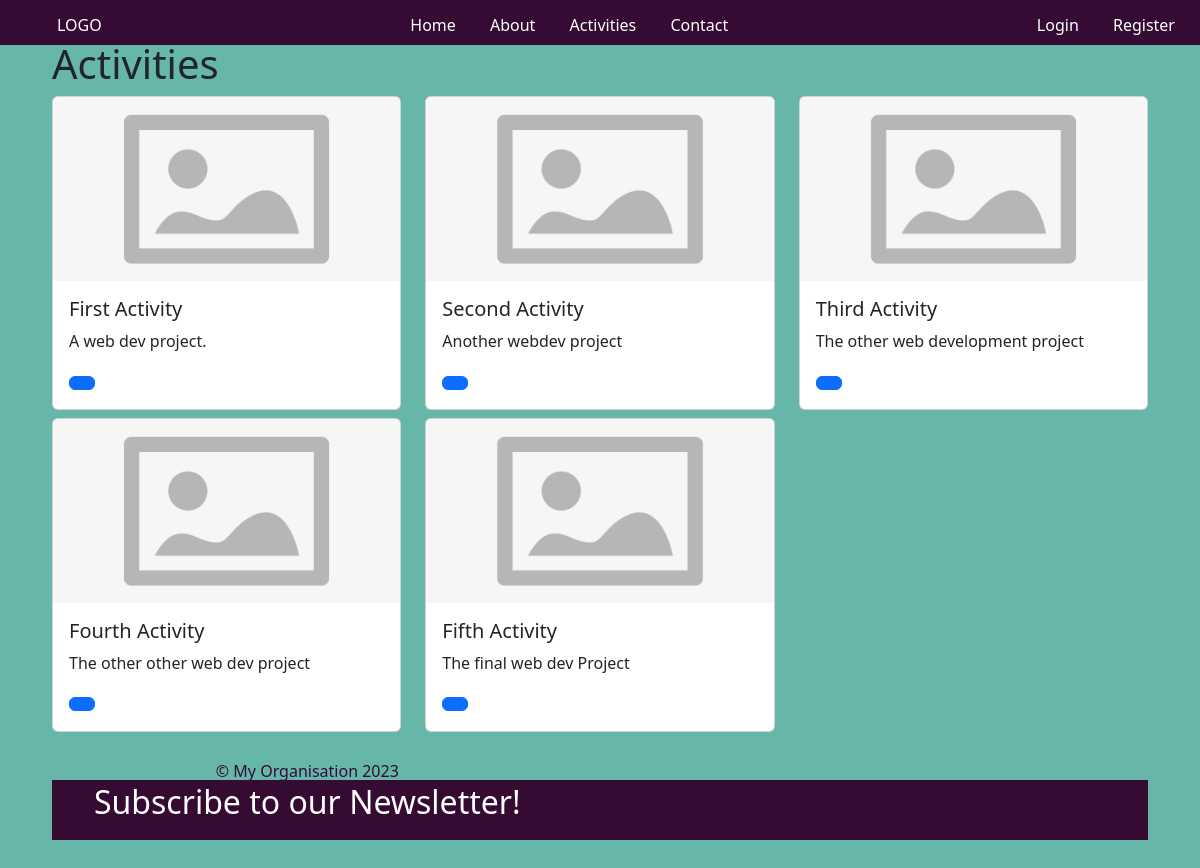
/acts/, run on the app's committed database.
### acts/models.py (models this page shows)
class Acts(models.Model):
    title = models.CharField(max_length=100)
    description = models.TextField()
    technology = models.CharField(max_length=20)
    image = models.FileField(upload_to="", blank=True)

### acts/views.py (the view)
# urls.py: path("", views.acts_index, name="acts_index"),
def acts_index(request):
    acts = Acts.objects.all()
    context = {
        "acts": acts
    }
    return render(request, "acts/acts_index.html", context)

### acts/templates/acts/acts_index.html
{% extends "base.html" %}
{% block page_content %}
<h1>Activities</h1>
<div class="row">
{% for  acts in acts %}
    <div class="col-md-4">
        <div class="card mb-2">
            {% if acts.image %}
            <img class="card-img-top" src="{{ acts.image.url }}">
        {% endif %}
            <div class="card-body">
                <h5 class="card-title">{{ acts.title }}</h5>
                <p class="card-text">{{ acts.description }}</p>
                <a href="{% url 'acts_detail' acts.pk %}"
                   class="btn btn-primary">
                </a>
            </div>
        </div>
    </div>
    {% endfor %}
</div>
{% endblock page_content %}

### templates/base.html (shortened to what this page needs)
{% load static %}
<!DOCTYPE html>
<html lang="en">
<head>
    <link
        href="https://cdn.jsdelivr.net/npm/bootstrap@5.3.1/dist/css/bootstrap.min.css"
        rel="stylesheet"
    >
</head>
<div>
    {%include "header.html"%}
</div>
<body class="container">
        {% block page_content %}{% endblock page_content %}
</body>
<footer>
    {%include "footer.html"%}
</footer>
</html>

### templates/header.html (shortened to what this page needs)
{% load static %}
<header>
    <link rel="stylesheet" href="{% static 'UI/header.css' %}">
    <nav>
            <ul class="left-aligned">
             <li> LOGO</li>
            </ul>
             <ul class="center-aligned">
             <li ><a href="/">Home</a></li>
             <li ><a href="{% url 'about' %}">About</a></li>
             <li ><a href="{% url 'acts_index' %}">Activities</a></li>
             <li ><a href="{% url 'contact' %}">Contact</a></li>
             </ul>
             <ul>
            {% if user.is_authenticated %}
                 Hi {{ user.username }}!
                 <li ><a href="{% url 'logout' %}">Log Out</a></li>
                 <li><a href="{%url 'landing'%}"> Donate </a></li>
            {% else %}
                 <li><a href="{% url 'login' %}">Login</a></li>
                 <li ><a href="{% url 'signup' %}">Register</a></li>
            {% endif %}
        </ul>
    </nav>
</header>

### templates/footer.html (shortened to what this page needs)
{% load static %}
<footer>
    <link rel="stylesheet" href="{% static 'UI/footer.css' %}">
    <nav><ul>
            &copy; My Organisation 2023
            <h2><a href="{% url 'index' %}">Subscribe to our Newsletter!</a></h2>
        </ul>
    </nav>
</footer>

### static/UI/header.css (style rules this page uses)
html, body { margin: 0; padding: 40px; }
header { background-color: #350b33; color: #fff; padding: 10px 0px; text-align: center; max-height: 45px; width: 100%; position: fixed; top: 0; left: 0; z-index: 999; }
nav { display: flex; justify-content: space-between; align-items: center; max-height: 45px; padding: 10px; }
nav ul { list-style: none; }
nav ul li { display: inline; margin: 0 15px; }
nav a { text-decoration: none; color: #fff; }

### static/UI/footer.css (style rules this page uses)
body { display: flex; flex-direction: column; min-height: 100vh; margin: 0; padding: 0; }
footer { margin-top: auto; min-width: 100%; width: initial; height: 60px; background-color: #350b33; color: #350b33; padding: 0px 0px; text-align: center; z-index: 999; }

### templates/base.html (style rules this page uses)
.container { background-color: rgb(102, 182, 169); }

### data on the page
Acts: image (picture), title "First Activity", description "A web dev project."
Acts: image (picture), title "Second Activity", description "Another webdev project"
Acts: image (picture), title "Third Activity", description "The other web development project"
Acts: image (picture), title "Fourth Activity", description "The other other web dev project"
Acts: image (picture), title "Fifth Activity", description "The final web dev Project"
